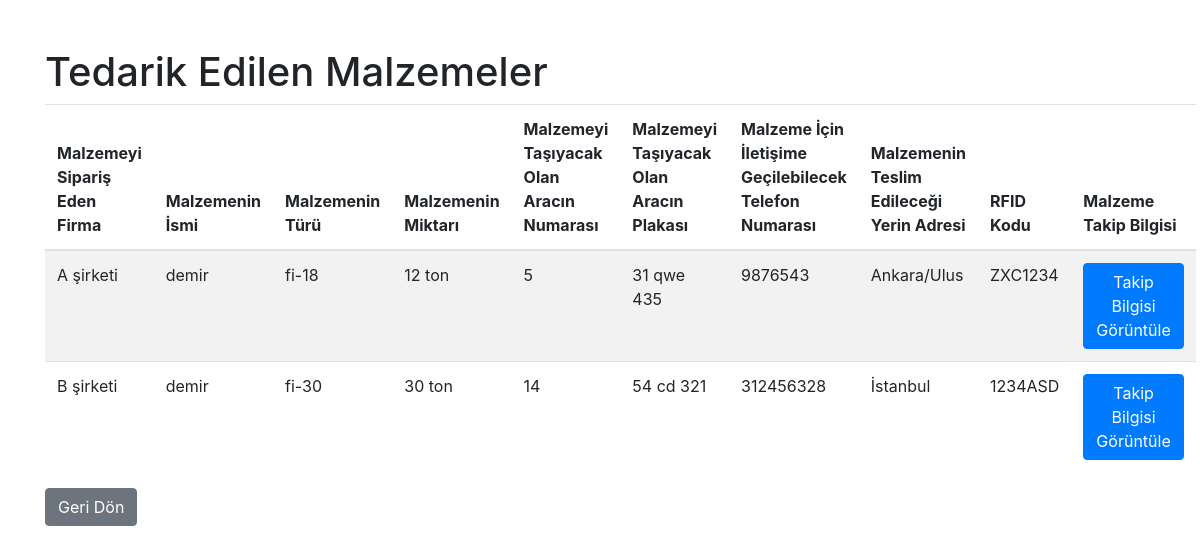
/view_admin_materials (signed in), run on an earlier commit of the app's database.
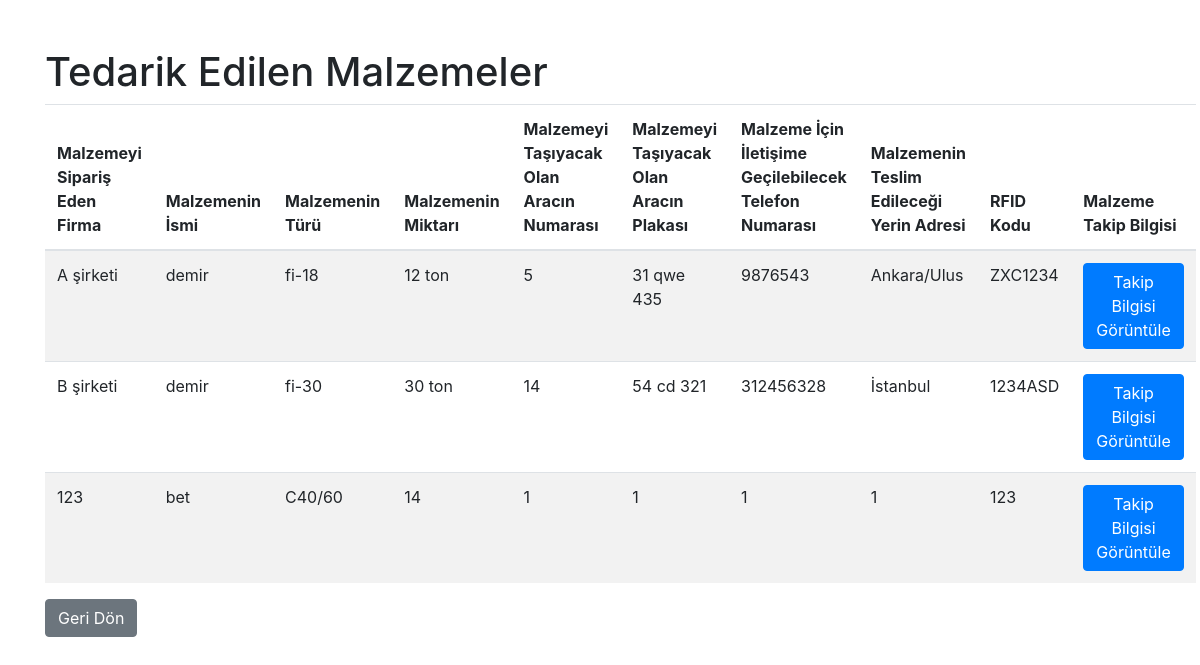
And on a later commit of the database.
### app.py (models this page shows)
class Material(db.Model):
    id = db.Column(db.Integer, primary_key=True)
    order_company = db.Column(db.String(150), nullable=False)
    name = db.Column(db.String(150), nullable=False)
    type = db.Column(db.String(150), nullable=False)
    quantity = db.Column(db.String(150), nullable=False)
    vehicle_number = db.Column(db.String(150), nullable=False)
    vehicle_plate = db.Column(db.String(150), nullable=False)
    contact_phone = db.Column(db.String(150), nullable=False)
    delivery_address = db.Column(db.String(150), nullable=False)
    rfid_code = db.Column(db.String(150), nullable=False)
    dispatch_address = db.Column(db.String(150))
    dispatch_time = db.Column(db.DateTime)
    user_id = db.Column(db.Integer, db.ForeignKey('user.id'), nullable=False)
    trackings = db.relationship('Tracking', backref='material', lazy=True)

### app.py (the view)
@app.route('/view_admin_materials')
@login_required
def view_admin_materials():
    if current_user.role != 'admin':
        return 'Permission denied'
    materials = Material.query.filter_by(user_id=current_user.id).all()
    return render_template('view_admin_materials.html', materials=materials)

### app.py (called while the page is built)
@login_manager.user_loader
def load_user(user_id):
    return User.query.get(int(user_id))

### templates/view_admin_materials.html (shortened to what this page needs)
<!DOCTYPE html>
<html lang="en">
<head>
    <link rel="stylesheet" href="https://stackpath.bootstrapcdn.com/bootstrap/4.5.2/css/bootstrap.min.css">
</head>
<body>
    <div class="container mt-5">
        <h1>Tedarik Edilen Malzemeler</h1>
        <table class="table table-striped">
            <thead>
                <tr>
                    <th>Malzemeyi Sipariş Eden Firma</th>
                    <th>Malzemenin İsmi</th>
                    <th>Malzemenin Türü</th>
                    <th>Malzemenin Miktarı</th>
                    <th>Malzemeyi Taşıyacak Olan Aracın Numarası</th>
                    <th>Malzemeyi Taşıyacak Olan Aracın Plakası</th>
                    <th>Malzeme İçin İletişime Geçilebilecek Telefon Numarası</th>
                    <th>Malzemenin Teslim Edileceği Yerin Adresi</th>
                    <th>RFID Kodu</th>
                    <th>Malzeme Takip Bilgisi</th>
                </tr>
            </thead>
            <tbody>
                {% for material in materials %}
                <tr>
                    <td>{{ material.order_company }}</td>
                    <td>{{ material.name }}</td>
                    <td>{{ material.type }}</td>
                    <td>{{ material.quantity }}</td>
                    <td>{{ material.vehicle_number }}</td>
                    <td>{{ material.vehicle_plate }}</td>
                    <td>{{ material.contact_phone }}</td>
                    <td>{{ material.delivery_address }}</td>
                    <td>{{ material.rfid_code }}</td>
                    <td>
                        <a href="{{ url_for('track_material') }}?rfid_code={{ material.rfid_code }}" class="btn btn-primary">Takip Bilgisi Görüntüle</a>
                    </td>
                </tr>
                {% endfor %}
            </tbody>
        </table>
        <a href="{{ url_for('admin_dashboard') }}" class="btn btn-secondary">Geri Dön</a>
    </div>
</body>
</html>

What changed in the data, as far as the page shows it:
added Material: order_company "123", name "bet", type "C40/60", quantity "14", vehicle_number "1", vehicle_plate "1", contact_phone "1", delivery_address "1", rfid_code "123"
